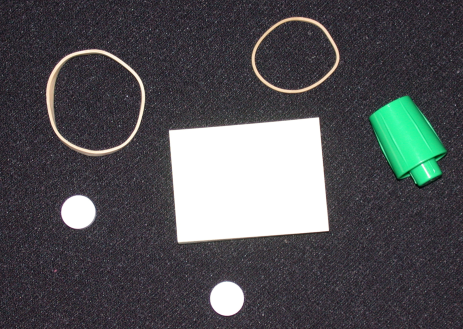
%> input picture 实验二/code/code/rubberband_cap.png, 463 x 329 px
$ octave edge_test.m   (GNU Octave 9; MATLAB toolbox functions it lacks are replaced by stand-ins)
%> lines starting %> are read from the running program, lines starting %| are printed output that depends on the picture
### 实验二/code/code/my_edge.m
function output = my_edge(input_image)
% [26 lines of commented-out code are left out]
[m,n] = size(input_image);
newGrayPic=input_image;

sobelThreshold=1.1;

for j=2:m-1
    for k=2:n-1
        sobelNum=abs(input_image(j-1,k+1)+2*input_image(j,k+1)+input_image(j+1,k+1)-input_image(j-1,k-1)-2*input_image(j,k-1)-input_image(j+1,k-1))+abs(input_image(j-1,k-1)+2*input_image(j-1,k)+input_image(j-1,k+1)-input_image(j+1,k-1)-2*input_image(j+1,k)-input_image(j+1,k+1));
        if(sobelNum > sobelThreshold)
            newGrayPic(j,k)=255;
        else
            newGrayPic(j,k)=0;
        end
    end
end
output = newGrayPic;

### 实验二/code/code/edge_test.m
%DIP16 Assignment 2
%Edge Detection
%In this assignment, you should build your own edge detection and edge linking
%function to detect the edges of a image.
%Please Note you cannot use the build-in matlab edge and bwtraceboundary function
%We supply four test images, and you can use others to show your results for edge
%detection, but you just need do edge linking for rubberband_cap.png.
clc; clear all;
% Load the test image
imgTest = im2double(imread('rubberband_cap.png'));
imgTestGray = rgb2gray(imgTest);
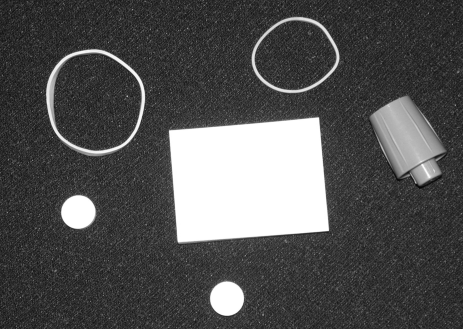
%> imgTestGray: size 329x463 double; min 0.0216, max 1, mean 0.323
figure; clf;
imshow(imgTestGray);
%now call your function my_edge, you can use matlab edge function to see
%the last result as a reference first
sigma = 1.9;
gausFilter = fspecial('gaussian',[5,5],sigma);
%use gaussian filter to process the image first
filter_gray_image = imfilter(imgTestGray,gausFilter,'replicate');
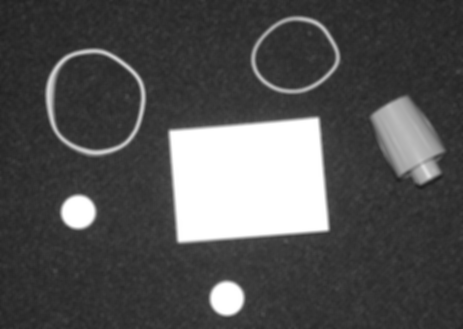
%> filter_gray_image: size 329x463 double; min 0.12, max 1, mean 0.323
img_edge =my_edge(filter_gray_image);
%> after the loop in my_edge, `for j=2:m-1`:
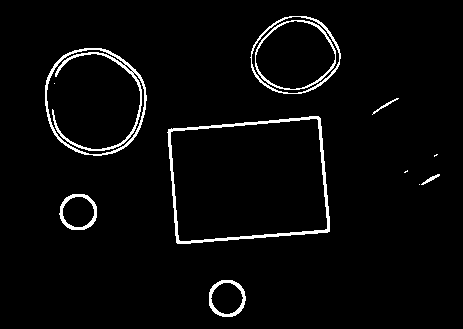
%> newGrayPic: size 329x463 double; min 0, max 255, mean 8.5
figure;clf;
imshow(img_edge);
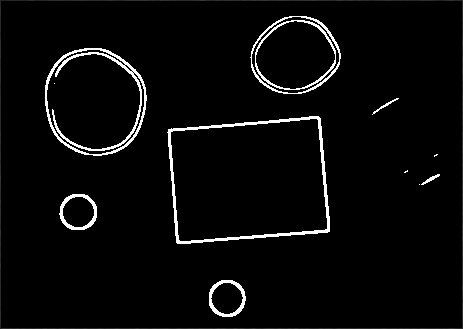
%> displayed picture: size 329x463, on the screen's scale of 0 to 255; min 0, max 255, mean 9
title('sobel');
% [21 lines of commented-out code are left out]
figure('name','plot');
background = im2bw(imgTest, 1);
%> background: size 329x463 logical; every value is 0
imshow(background);
imtool(img_edge);
% %using imtool, you select a object boundary to trace, and choose
% %an appropriate edge point as the start point
% %now call your function my_edgelinking, you can use matlab bwtraceboundary
% %function to see the last result as a reference first. please trace as many
% %different object boundaries as you can, and choose different start edge points.
% %Bxpc = bwtraceboundary(img_edge, [105, 268], 'N');
Bxpc = my_edgelinking(img_edge,20, 284);
%> Bxpc = 518 rows, first 12: [21 283; 20 285; 20 283; 19 285; 19 284; 19 283; 20 284; 20 282; 21 282; 21 281; 20 281; 21 280]
hold on
plot(Bxpc(:,2), Bxpc(:,1), 'w', 'LineWidth', 1);
title('plot');
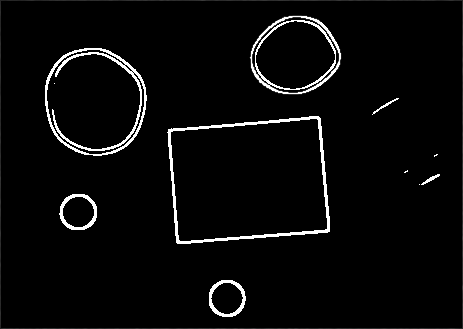
%> figure redrawn from the program's plot data; its title reads 'plot'
